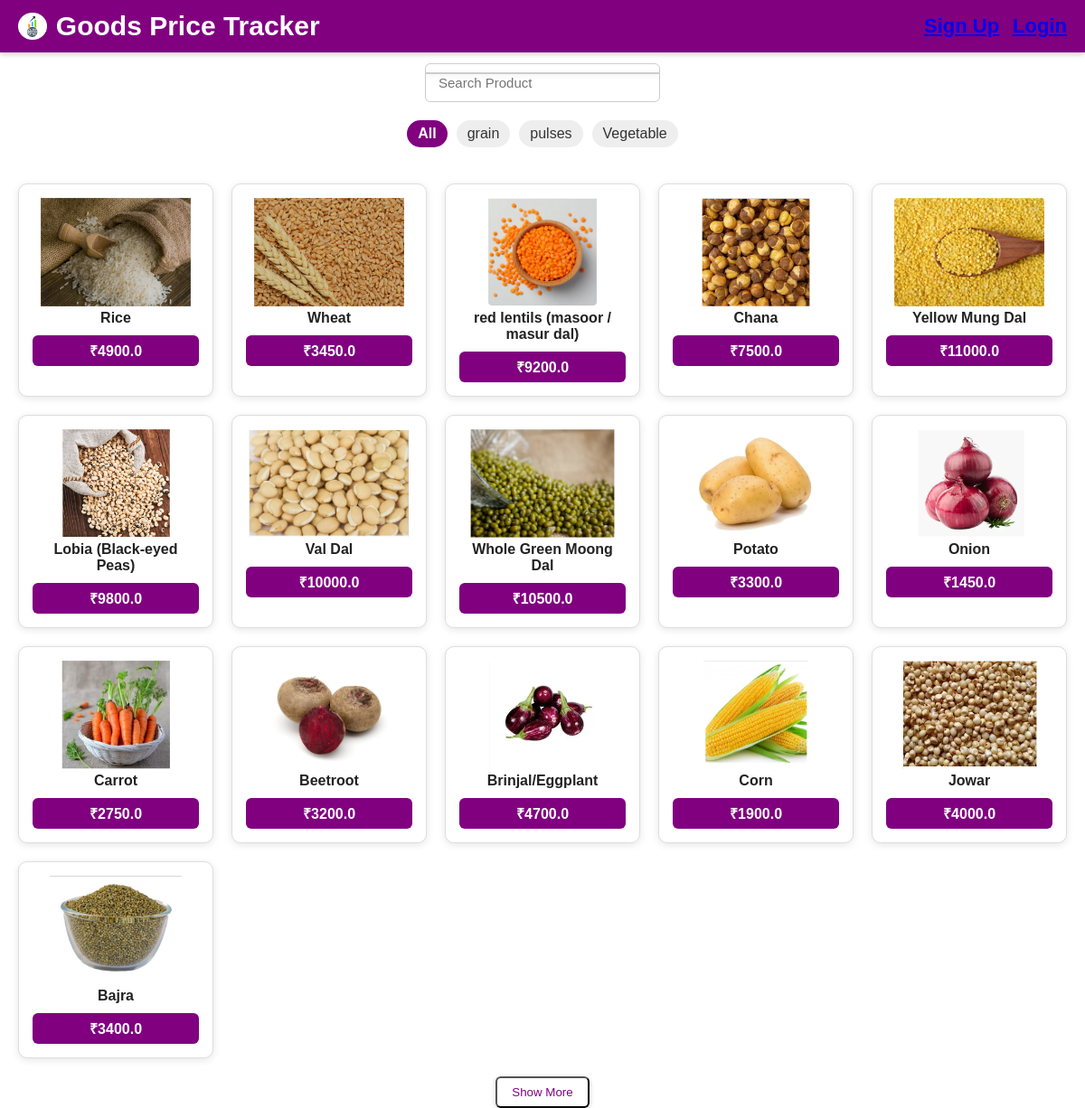
The page /?tag=all&limit=40 on the database its author committed.
### tracker/models.py (models this page shows, shortened)
class Product(models.Model):
    product_id = models.AutoField(primary_key=True)
    name = models.CharField(max_length=100)
    description = models.TextField()
    price = models.FloatField()
    category = models.CharField(max_length=100)
    tag = models.CharField(max_length=255)
    unit = models.CharField(max_length=50)
    image = models.ImageField(upload_to='product_images/', blank=True, null=True)

### tracker/views.py (the view)
# urls.py: path('', views.dashboard, name='dashboard'),
def dashboard(request):
    tags = ['tag1', 'tag2']  # or get from database
    products = Product.objects.all()  # or filtered queryset
    selected_tag = request.GET.get('tag', 'all')
    limit = int(request.GET.get('limit', 20))
    context = {
        'tags': tags,
        'products': products[:limit],
        'selected_tag': selected_tag,
        'limit': limit,
    }
    if not request.user.is_authenticated and request.GET.get("guest") == "true":
        request.session["is_guest"] = True
    elif request.user.is_authenticated:
        request.session["is_guest"] = False
    tag = request.GET.get("tag", "all")
    products = Product.objects.all()
    if tag != "all":
        products = products.filter(tag__icontains=tag)
    limit = int(request.GET.get("limit", 20))
    products = products[:limit]
    tags = list(Product.objects.values_list("tag", flat=True).distinct())
    return render(request, "tracker/dashboard.html", {
        "products": products,
        "tags": tags,
        "selected_tag": tag,
        "limit": limit,
    })

### tracker/templates/tracker/dashboard.html (shortened to what this page needs)
{% load static %}
<!DOCTYPE html>
<html lang="en">
<head>
  <link rel="stylesheet" href="{% static 'css/style.css' %}">
</head>
<body>
  <div class="page-header">
    <div class="logo-title">
      <img src="{% static 'images/logo.png' %}" alt="Logo" class="logo">
      <span>Goods Price Tracker</span>
    </div>
    <div class="top-right">
      {% if request.user.is_authenticated %}
        <span>Welcome, {{ request.user.username }}</span>
        <a href="{% url 'login' %}"><button type="button">Logout</button></a>
      {% else %}
        <a href="{% url 'signup' %}">Sign Up</a>
        <a href="{% url 'login' %}">Login</a>
      {% endif %}
    </div>
  </div>
  <div class="center">
    <input type="text" id="searchInput" placeholder="Search Product" autocomplete="off">
    <ul id="searchResults" class="search-results"></ul>
  </div>
  <div class="tags-bar">
    <a href="?tag=all" class="tag {% if selected_tag == 'all' %}active{% endif %}">All</a>
    {% for t in tags %}
      <a href="?tag={{ t }}" class="tag {% if selected_tag == t %}active{% endif %}">{{ t }}</a>
    {% endfor %}
  </div>
  <div class="products-grid">
    {% for p in products %}
      <a href="{% url 'product_detail' p.product_id %}" class="product-card">
        {% if p.image %}
          <img src="{{ p.image.url }}" alt="{{ p.name }}">
        {% else %}
          <img src="{% static 'images/default.png' %}" alt="No image">
        {% endif %}
        <h4>{{ p.name }}</h4>
        <div class="price-box">₹{{ p.price }}</div>
      </a>
    {% empty %}
      <p style="text-align:center; margin-top:20px;">No products available.</p>
    {% endfor %}
  </div>
  <div class="center">
    <a href="?tag={{ selected_tag }}&limit={{ limit|add:20 }}">
      <button>Show More</button>
    </a>
  </div>
</body>
</html>

### tracker/static/CSS/style.css (style rules this page uses)
* { box-sizing: border-box; margin: 0; padding: 0; }
body { font-family: 'Poppins', sans-serif; background-color: #ffffff; color: #222; min-height: 100vh; padding-top: 70px; }
.page-header { position: fixed; top: 0; left: 0; width: 100%; display: flex; align-items: center; justify-content: space-between; background-color: purple; color: white; padding: 12px 20px; font-size: 22px; font-weight: 600; box-shadow: 0 2px 6px rgba(0,0,0,0.2); z-index: 1000; }
.logo-title { display: flex; align-items: center; font-size: 30px; gap: 10px; }
.logo-title img.logo { height: 30px; width: auto; }
.top-right { display: flex; gap: 15px; }
.center { display: flex; flex-direction: column; align-items: center; }
input, textarea { padding: 12px 14px; width: 260px; border: 1px solid #ccc; border-radius: 6px; outline: none; transition: 0.2s; font-size: 15px; }
button, .link-button { display: inline-block; padding: 8px 16px; margin: 0 8px; border-radius: 6px; background: #ffffff; color: purple; font-weight: 500; text-decoration: none; cursor: pointer; transition: all 0.2s ease-in-out; box-shadow: 0 2px 6px rgba(0,0,0,0.15); }
.tags-bar { display: flex; flex-wrap: wrap; justify-content: center; margin: 20px 0; gap: 10px; }
.tag { padding: 6px 12px; border-radius: 20px; background: #eee; color: #333; text-decoration: none; transition: 0.2s; }
.tag.active { background: purple; color: white; font-weight: bold; }
.products-grid { display: grid; grid-template-columns: repeat(auto-fill, minmax(180px, 1fr)); gap: 20px; padding: 20px; }
.product-card { display: block; border: 1px solid #ddd; border-radius: 10px; text-align: center; padding: 15px; background: white; box-shadow: 0 2px 8px rgba(0,0,0,0.1); transition: transform 0.2s; color: inherit; text-decoration: none; }
.product-card img { max-width: 100%; height: 120px; object-fit: contain; }
.price-box { margin-top: 10px; padding: 6px 12px; background: purple; color: white; border-radius: 6px; font-weight: bold; }
.search-results { list-style: none; padding: 0; margin: 10px auto; width: 260px; background: white; border: 1px solid #ccc; border-radius: 6px; box-shadow: 0 2px 6px rgba(0,0,0,0.1); max-height: 200px; overflow-y: auto; position: absolute; z-index: 1000; }

### rows shown on the page
Product: image (picture), name "Rice", price "4900.0"
Product: image (picture), name "Wheat", price "3450.0"
Product: image (picture), name "red lentils (masoor / masur dal)", price "9200.0"
Product: image (picture), name "Chana", price "7500.0"
Product: image (picture), name "Yellow Mung Dal", price "11000.0"
Product: image (picture), name "Lobia (Black-eyed Peas)", price "9800.0"
Product: image (picture), name "Val Dal", price "10000.0"
Product: image (picture), name "Whole Green Moong Dal", price "10500.0"
Product: image (picture), name "Potato", price "3300.0"
Product: image (picture), name "Onion", price "1450.0"
Product: image (picture), name "Carrot", price "2750.0"
Product: image (picture), name "Beetroot", price "3200.0"
Product: image (picture), name "Brinjal/Eggplant", price "4700.0"
Product: image (picture), name "Corn", price "1900.0"
Product: image (picture), name "Jowar", price "4000.0"
Product: image (picture), name "Bajra", price "3400.0"

### other values the page prints
{{ t }} "grain" "pulses" "Vegetable"
